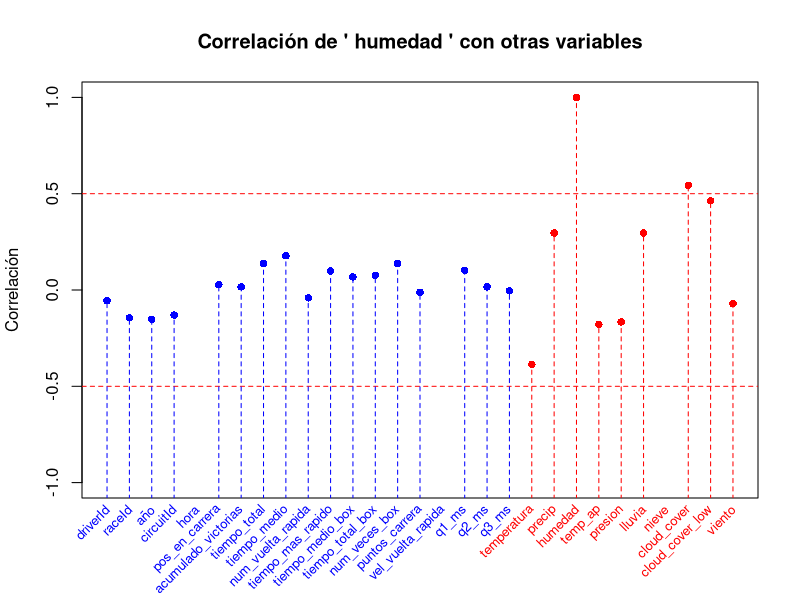
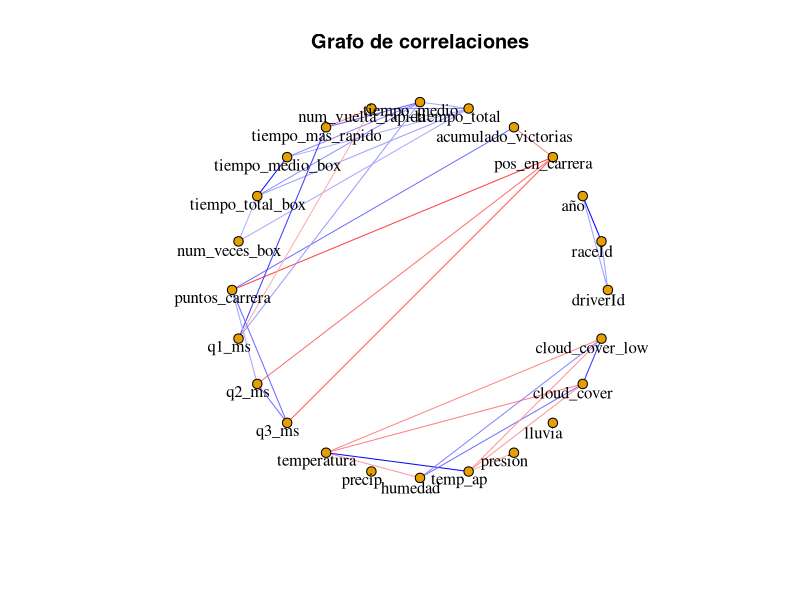

Write R code to recreate these figures, in order.
## ---- chunk 1
knitr::opts_chunk$set(echo = TRUE)
library(ggplot2)
library(dplyr)
library(corrplot)
library(e1071)
library(igraph)

## ---- chunk 2

dataset <- read.csv("dataset_f1_con_meteo.csv")

# dataset =dataset[dataset$referencia=='hamilton',] #selección de un piloto, descomentar para filtrar 

num_data <- scale(dataset[, sapply(dataset, is.numeric)])

## ---- chunk 3
correlation <- cor(num_data)
colnames(correlation) <- colnames(num_data)
variable <- "humedad"
colors <- ifelse(seq_along(colnames(correlation)) > (ncol(correlation) - 10), "red", "blue")
plot(correlation[variable, ], main = paste("Correlación de '", variable, "' con otras variables"),
     xlab = "", ylab = "Correlación", ylim = c(-1, 1), col = colors, pch = 16, xaxt = "n") 
abline(h = c(0.5, -0.5), col = "red", lty = 2)
text_labels <- text(1:ncol(correlation), par("usr")[3] - 0.05, labels = colnames(correlation), srt = 45, adj = 1, xpd = TRUE, cex = 0.8, col = colors)


segments(1:ncol(correlation), par("usr")[3] - 0.05, 1:ncol(correlation), correlation[variable, ], col = colors, lty = "dashed")

## ---- chunk 4

correlation_matrix <- cor(num_data)
correlation_matrix[is.na(correlation_matrix)] <- 0
threshold <- 0.3 #cambiar el umbral si se quiere 

graph <- graph.empty()

for (i in colnames(correlation_matrix)) {
  graph <- add_vertices(graph, 1, name = i)
}

for (i in 1:(ncol(correlation_matrix) - 1)) {
  for (j in (i + 1):ncol(correlation_matrix)) {
    if (abs(correlation_matrix[i, j]) > threshold) {
      graph <- add_edges(graph, c(i, j), weight = round(correlation_matrix[i, j], 3))
    }
  }
}

graph <- delete.vertices(graph, which(degree(graph) == 0))
vertex_positions <- layout_in_circle(graph, order = 1:vcount(graph))
edge_colors <- colorRampPalette(c("red", "white", "blue"))(100) #escala de colores

plot(graph, layout = vertex_positions, vertex.size = 5, vertex.label.cex = 1, 
     vertex.label.color = "black", vertex.label.dist = -1, edge.arrow.size = 0, 
     edge.color = edge_colors[findInterval(E(graph)$weight, seq(-1, 1, length.out = 101))], 
     main = "Grafo de correlaciones", 
     cex.main = 2, cex.axis = 1.5, cex.lab = 1.5)

